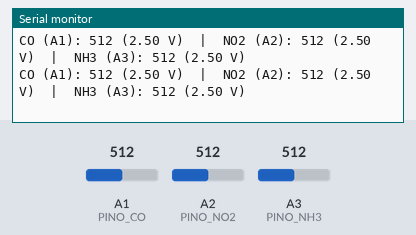
Simulated run of this sketch. Board: Arduino Uno, built with avr-gcc and run on an emulated ATmega328P. On the bench: the last lines printed to the serial monitor. The test bench sets the inputs (shaded band); at power-on: A1 (PINO_CO) = 512, A2 (PINO_NO2) = 512, A3 (PINO_NH3) = 512.

Above: at 1.8 s.
1.9 s: A1 (PINO_CO) set to 716
At 2.8 s:
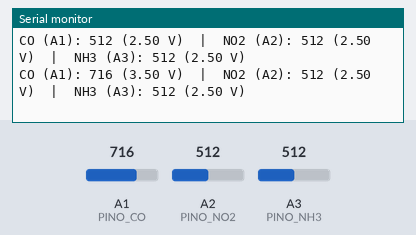
3.4 s: A2 (PINO_NO2) set to 716
At 4.5 s:
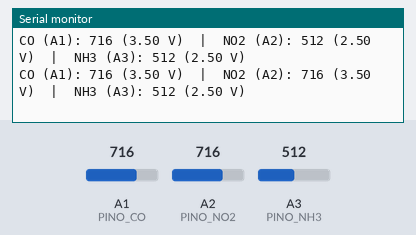
4.9 s: A3 (PINO_NH3) set to 716
At 5.3 s:
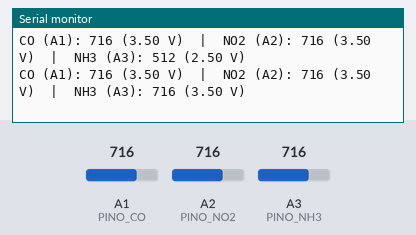
6.4 s: A1 (PINO_CO) set to 900
At 7.7 s:
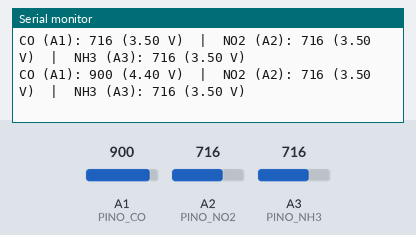
7.9 s: A2 (PINO_NO2) set to 900
At 8.8 s:
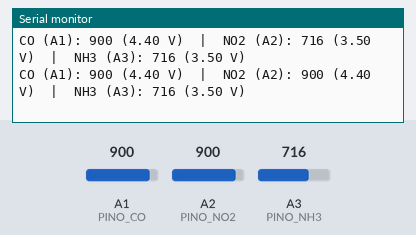
9.4 s: A3 (PINO_NH3) set to 900
At 10.8 s:
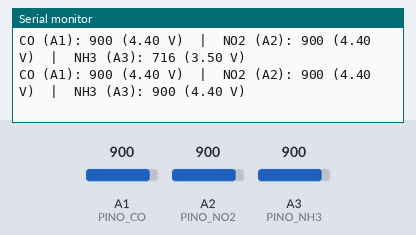
Timing chart, 0 to 11.9 s (numbered marks = the images above; inputs shaded):
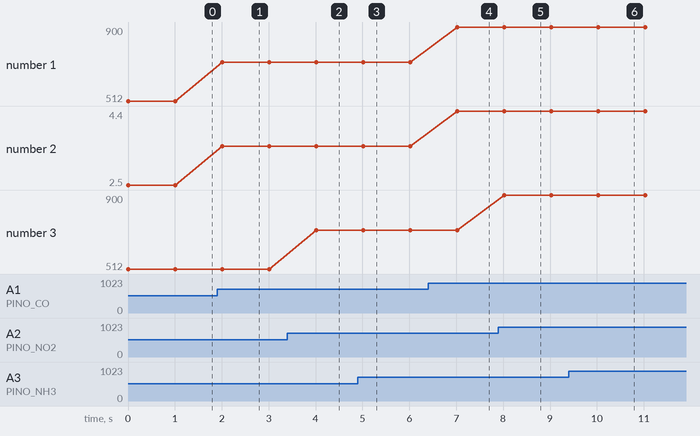

The sketch:

mics_6814.ino
```cpp
const int PINO_CO  = A1;
const int PINO_NO2 = A2;
const int PINO_NH3 = A3;

void setup() {
  Serial.begin(115200);
  while (!Serial);
}

void loop() {
  int leituraCO  = analogRead(PINO_CO);
  int leituraNO2 = analogRead(PINO_NO2);
  int leituraNH3 = analogRead(PINO_NH3);

  float tensaoCO  = leituraCO  * (5.0 / 1023.0);
  float tensaoNO2 = leituraNO2 * (5.0 / 1023.0);
  float tensaoNH3 = leituraNH3 * (5.0 / 1023.0);

  Serial.print("CO (A1): ");
  Serial.print(leituraCO);
  Serial.print(" (");
  Serial.print(tensaoCO, 2);
  Serial.print(" V)  |  ");

  Serial.print("NO2 (A2): ");
  Serial.print(leituraNO2);
  Serial.print(" (");
  Serial.print(tensaoNO2, 2);
  Serial.print(" V)  |  ");

  Serial.print("NH3 (A3): ");
  Serial.print(leituraNH3);
  Serial.print(" (");
  Serial.print(tensaoNH3, 2);
  Serial.println(" V)");

  delay(1000);
}

//São utilizados jumpers macho-fêmea
//Relação dos pinos
// MiCS-6814  --------   Arduino UNO
// - +5V       -------  5V (Arduino Uno) fio Vermelho
// - GND       -------  GND (Arduino Uno) fio Preto
// - CO        -------   A1 (Arduino Uno) fio Azul
// - NO2       -------   A2 (Arduino Uno) fio Verde
// - NH3       -------   A3 (Arduino Uno) fio Amarelo
```

Measured:
- after the input at 1.9 s, the serial monitor: prints a new line after 0.11 s (image 1)
- after the input at 3.4 s, the serial monitor: prints a new line after 0.61 s (image 2)
- after the input at 4.9 s, the serial monitor: prints a new line after 0.11 s (image 3)
- after the input at 6.4 s, the serial monitor: prints a new line after 0.62 s (image 4)
- after the input at 7.9 s, the serial monitor: prints a new line after 0.12 s (image 5)
- after the input at 9.4 s, the serial monitor: prints a new line after 0.63 s (image 6)
- plotted number 1: 512 → 716 after the input at 1.9 s, 716 → 900 after the input at 6.4 s
- plotted number 2: 2.5 → 3.5 after the input at 1.9 s, 3.5 → 4.4 after the input at 6.4 s
